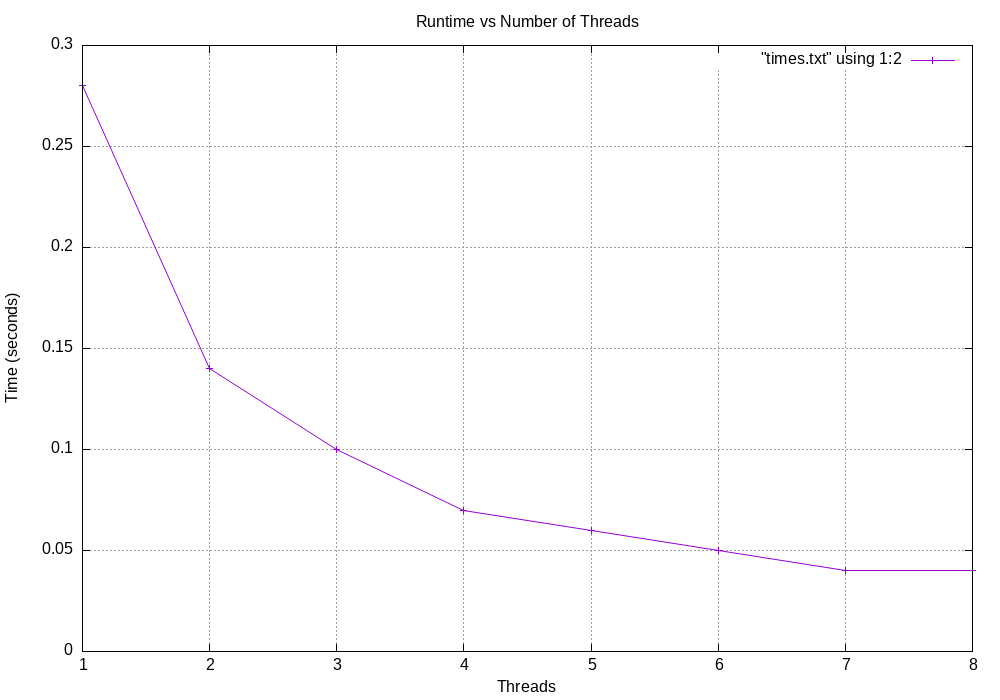

Recreate this plot in gnuplot.
set terminal png size 1000,700
set output "plot.png"

set title "Runtime vs Number of Threads"
set xlabel "Threads"
set ylabel "Time (seconds)"

set grid

plot "times.txt" using 1:2 with linespoints
